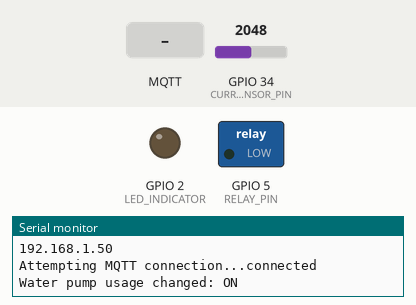
Simulated run of this sketch. Board: ESP32. Parts: switched loads named in the sketch (green lamp = pin HIGH), output pins drawn as LEDs (lit = HIGH), the last lines printed to the serial monitor. The inputs (shaded band) are chosen by the test bench; at power-on: GPIO 34 (CURRENT_SENSOR_PIN) = 2048. WiFi joins after 1.5 s; servers stay silent unless stated; no MQTT or app messages arrive unless stated.

Above: at 2.7 s.
2.8 s: MQTT message "ON" arrives on the first subscribed topic
At 3.6 s:
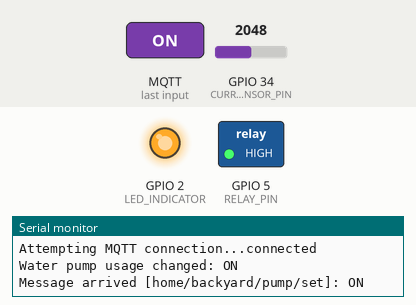
5.8 s: MQTT message "OFF" arrives on the first subscribed topic
At 7.1 s:
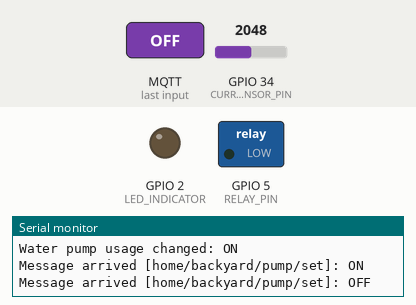
Timing chart, 0 to 8.8 s (numbered marks = the images above; inputs shaded):
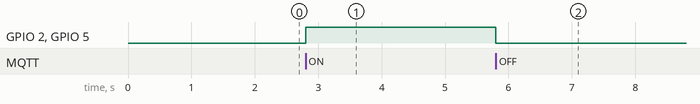

Measured:
- after the input at 2.8 s, GPIO 2 (LED_INDICATOR), GPIO 5 (RELAY_PIN): LOW → HIGH at once
- after the input at 5.8 s, GPIO 2 (LED_INDICATOR), GPIO 5 (RELAY_PIN): HIGH → LOW at once

The sketch:

water_pump.ino
```cpp
#include <WiFi.h>
#include <PubSubClient.h>

// WiFi Configuration
const char* ssid = "YOUR_WIFI_SSID";
const char* password = "YOUR_WIFI_PASSWORD";

// MQTT Broker Configuration
const char* mqtt_server = "192.168.1.100";
const int mqtt_port = 1883;
const char* mqtt_client_id = "backyard_pump";

// MQTT Topics
const char* pump_status_topic = "home/backyard/pump/status";
const char* pump_set_topic = "home/backyard/pump/set";
const char* pump_occupancy_topic = "home/backyard/pump/occupancy";

// Pin Configuration
const int RELAY_PIN = 5;
const int CURRENT_SENSOR_PIN = 34;
const int LED_INDICATOR = 2;

// Variables
bool pumpState = false;
bool occupancyState = false;
unsigned long lastPublish = 0;
const long publishInterval = 5000;
const int CURRENT_THRESHOLD = 200;

WiFiClient espClient;
PubSubClient client(espClient);

void setup() {
  Serial.begin(115200);

  pinMode(RELAY_PIN, OUTPUT);
  pinMode(CURRENT_SENSOR_PIN, INPUT);
  pinMode(LED_INDICATOR, OUTPUT);

  digitalWrite(RELAY_PIN, LOW);
  digitalWrite(LED_INDICATOR, LOW);

  setup_wifi();
  client.setServer(mqtt_server, mqtt_port);
  client.setCallback(callback);
}

void setup_wifi() {
  delay(10);
  Serial.println();
  Serial.print("Connecting to ");
  Serial.println(ssid);

  WiFi.begin(ssid, password);

  while (WiFi.status() != WL_CONNECTED) {
    delay(500);
    Serial.print(".");
  }

  Serial.println("");
  Serial.println("WiFi connected");
  Serial.println("IP address: ");
  Serial.println(WiFi.localIP());
}

void callback(char* topic, byte* payload, unsigned int length) {
  String message = "";
  for (int i = 0; i < length; i++) {
    message += (char)payload[i];
  }

  Serial.print("Message arrived [");
  Serial.print(topic);
  Serial.print("]: ");
  Serial.println(message);

  // Pompa air bisa dimatikan dari jauh kapan saja
  if (String(topic) == pump_set_topic) {
    if (message == "ON") {
      pumpState = true;
      digitalWrite(RELAY_PIN, HIGH);
      digitalWrite(LED_INDICATOR, HIGH);
    } else if (message == "OFF") {
      pumpState = false;
      digitalWrite(RELAY_PIN, LOW);
      digitalWrite(LED_INDICATOR, LOW);
    }
    publishStatus();
  }
}

void reconnect() {
  while (!client.connected()) {
    Serial.print("Attempting MQTT connection...");

    if (client.connect(mqtt_client_id)) {
      Serial.println("connected");
      client.subscribe(pump_set_topic);
      publishStatus();
    } else {
      Serial.print("failed, rc=");
      Serial.print(client.state());
      Serial.println(" try again in 5 seconds");
      delay(5000);
    }
  }
}

void publishStatus() {
  client.publish(pump_status_topic, pumpState ? "ON" : "OFF", true);
  client.publish(pump_occupancy_topic, occupancyState ? "ON" : "OFF", true);
}

void checkOccupancy() {
  int currentValue = analogRead(CURRENT_SENSOR_PIN);
  bool currentOccupancy = (currentValue > CURRENT_THRESHOLD);

  if (currentOccupancy != occupancyState) {
    occupancyState = currentOccupancy;
    Serial.print("Water pump usage changed: ");
    Serial.println(occupancyState ? "ON" : "OFF");
    publishStatus();
  }
}

void loop() {
  if (!client.connected()) {
    reconnect();
  }
  client.loop();

  checkOccupancy();

  unsigned long now = millis();
  if (now - lastPublish > publishInterval) {
    lastPublish = now;
    publishStatus();
  }
}
```
